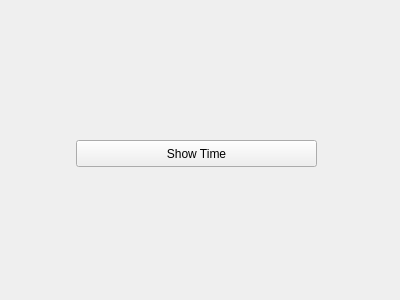
<?xml version="1.0" encoding="UTF-8"?>
<ui version="4.0">
 <class>Form_showTime</class>
 <widget class="QWidget" name="Form_showTime">
  <property name="geometry">
   <rect>
    <x>0</x>
    <y>0</y>
    <width>400</width>
    <height>300</height>
   </rect>
  </property>
  <property name="windowTitle">
   <string>Form</string>
  </property>
  <widget class="QPushButton" name="Button_showTime">
   <property name="geometry">
    <rect>
     <x>76</x>
     <y>140</y>
     <width>241</width>
     <height>27</height>
    </rect>
   </property>
   <property name="text">
    <string>Show Time</string>
   </property>
  </widget>
  <widget class="QLabel" name="label_showTime">
   <property name="geometry">
    <rect>
     <x>85</x>
     <y>50</y>
     <width>231</width>
     <height>61</height>
    </rect>
   </property>
   <property name="text">
    <string/>
   </property>
  </widget>
 </widget>
 <resources/>
 <connections/>
</ui>
